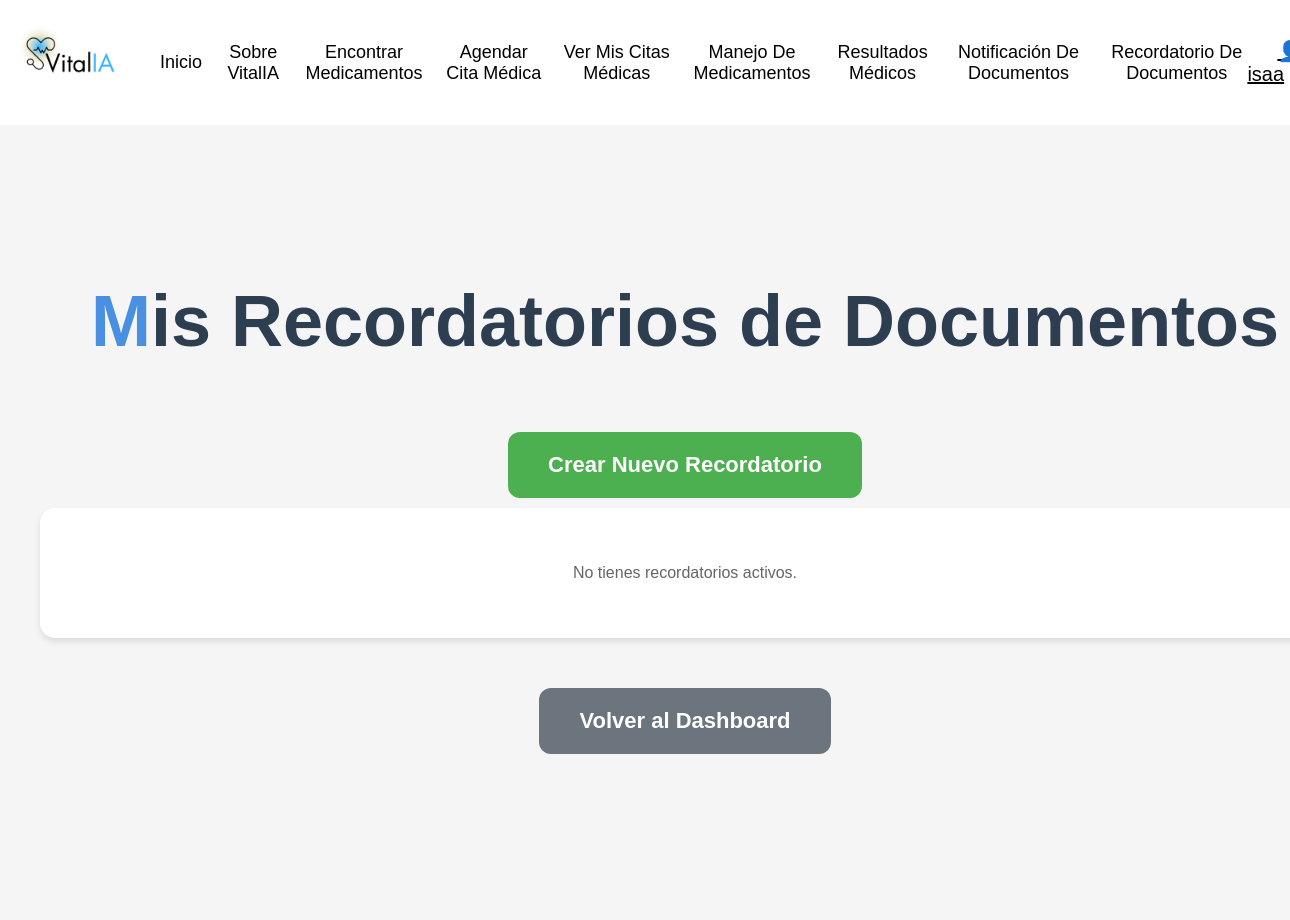
Page /documents-reminder/list/ (signed in) on the earlier database version.
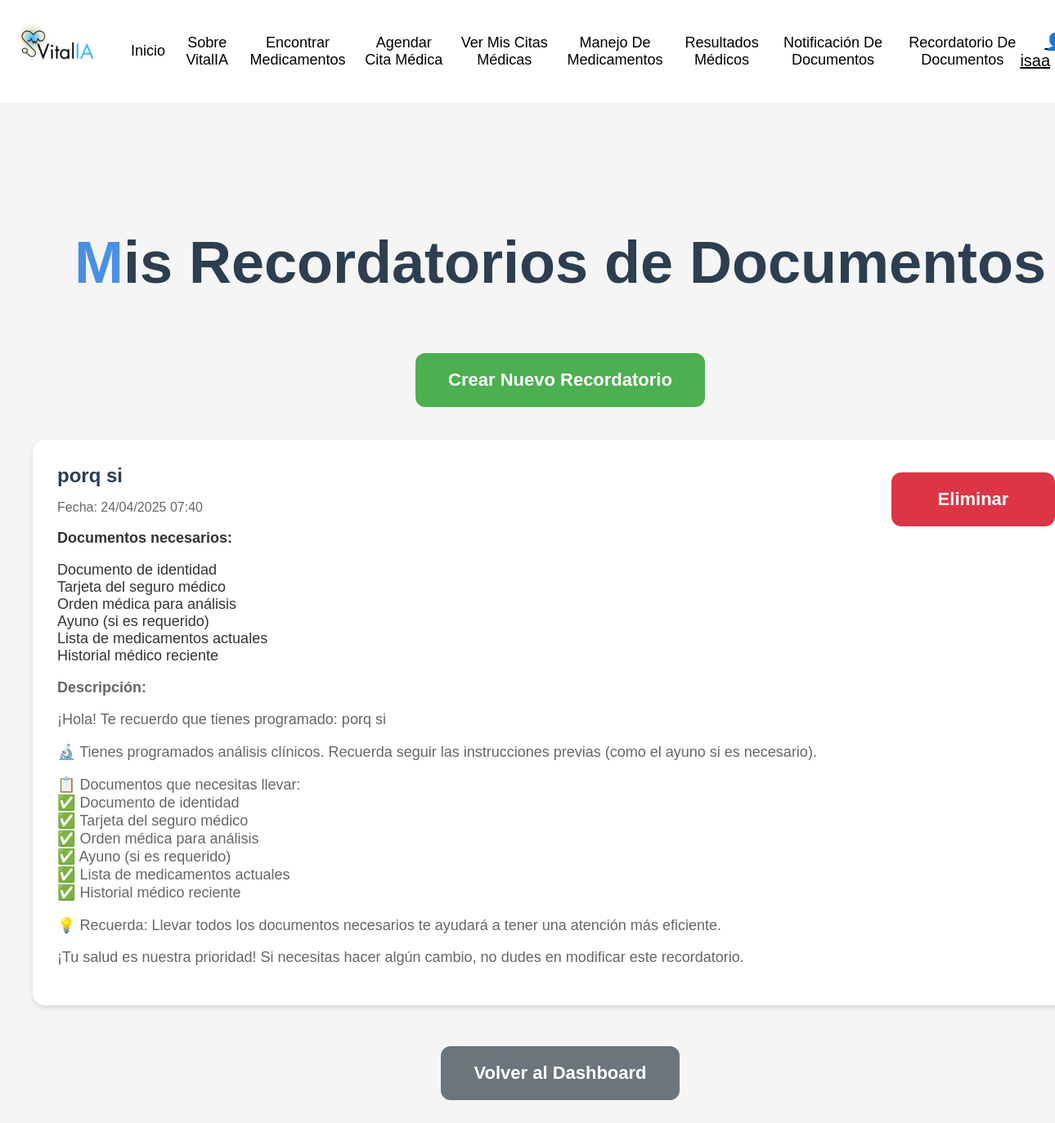
Same page on the later database version.
### documents_notification_vitalia/reminder_app/models.py (models this page shows, shortened)
class Reminder(models.Model):
    APPOINTMENT_TYPES = [
        ('consulta_general', 'Consulta General'),
        ('consulta_especialista', 'Consulta con Especialista'),
        ('analisis_clinico', 'Análisis Clínico'),
        ('vacunacion', 'Vacunación'),
        ('otros', 'Otros'),
    ]
    user = models.ForeignKey(User, on_delete=models.CASCADE, null=True, blank=True)
    title = models.CharField(max_length=200, help_text="Título del recordatorio", default="Recordatorio de Documentos")
    appointment_type = models.CharField(max_length=50, choices=APPOINTMENT_TYPES, default='otros')
    appointment_date = models.DateTimeField()
    documents = models.TextField(help_text="Lista de documentos necesarios")
    description = models.TextField(blank=True, help_text="Descripción adicional del recordatorio")
    created_at = models.DateTimeField(default=timezone.now)
    is_active = models.BooleanField(default=True)
    notification_sent = models.BooleanField(default=False)
    class Meta:
        ordering = ['appointment_date']
        verbose_name = 'Recordatorio'
        verbose_name_plural = 'Recordatorios'

### documents_notification_vitalia/reminder_app/views.py (the view)
# urls.py: path('list/', views.reminder_list, name='reminder_list'),
@login_required
def reminder_list(request):
    reminders = Reminder.objects.filter(user=request.user, is_active=True).order_by('appointment_date')
    return render(request, 'reminder_app/reminder_list.html', {'reminders': reminders})

### documents_notification_vitalia/reminder_app/templates/reminder_app/reminder_list.html (shortened to what this page needs)
{% extends 'navbar.html' %}
{% block content %}
<div class="content">
    <div class="container">
        <div class="page-header">
            <h1>Mis Recordatorios de Documentos</h1>
        </div>
        <div class="button-container">
            <a href="{% url 'reminder_app:create_reminder' %}" class="action-button primary-button">Crear Nuevo Recordatorio</a>
        </div>
        {% if reminders %}
        <div class="reminders-list">
            {% for reminder in reminders %}
            <div class="reminder-card">
                <div class="reminder-content">
                    <div class="reminder-details">
                        <h3 class="reminder-title">{{ reminder.title }}</h3>
                        <p class="reminder-date">Fecha: {{ reminder.appointment_date|date:"d/m/Y H:i" }}</p>
                        <div class="reminder-docs">
                            <p class="docs-title">Documentos necesarios:</p>
                            <p class="docs-content">{{ reminder.documents|linebreaks }}</p>
                        </div>
                        {% if reminder.description %}
                        <div class="reminder-description">
                            <p><strong>Descripción:</strong></p>
                            <p>{{ reminder.description|linebreaks }}</p>
                        </div>
                        {% endif %}
                    </div>
                    <div class="reminder-actions">
                        <form method="post" action="{% url 'reminder_app:delete_reminder' reminder.pk %}">
                            <button type="submit" class="action-button delete-button"
                                    onclick="return confirm('¿Estás seguro de que deseas eliminar este recordatorio?')">
                                Eliminar
                            </button>
                        </form>
                    </div>
                </div>
            </div>
            {% endfor %}
        </div>
        {% else %}
        <div class="reminder-card empty-message">
            <p>No tienes recordatorios activos.</p>
        </div>
        {% endif %}
        <div class="button-container">
            <a href="{% url 'reminder_app:reminder_dashboard' %}" class="action-button secondary-button">Volver al Dashboard</a>
        </div>
    </div>
</div>
{% endblock %}

Differences in the rows shown:
added Reminder: title "porq si", appointment_date "24/04/2025 07:40", documents "Documento de identidad Tarjeta del seguro médico Orden médica para análisis Ayuno (si es requerido) Lista de medicamentos actuales Historial médico reciente", description "¡Hola! Te recuerdo que tienes programado: porq si 🔬 Tienes programados análisis clínicos. Recuerda seguir las instrucciones previas (como el ayuno si es necesario). 📋 Documentos que necesitas llevar: ✅ Documento de identidad ✅ Tarjeta del seguro médico ✅ Orden médica para análisis ✅ Ayuno (si es requerido) ✅ Lista de medicamentos actuales ✅ Historial médico reciente 💡 Recuerda: Llevar todos los documentos necesarios te ayudará a tener una atención más eficiente. ¡Tu salud es nuestra prioridad! Si necesitas hacer algún cambio, no dudes en modificar este recordatorio."
Other differences:
text no longer shown: "No tienes recordatorios activos."
